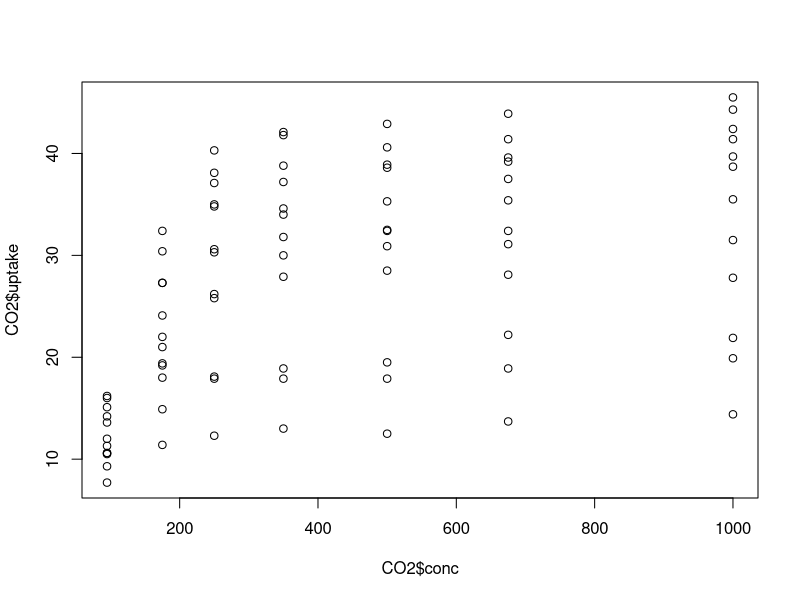
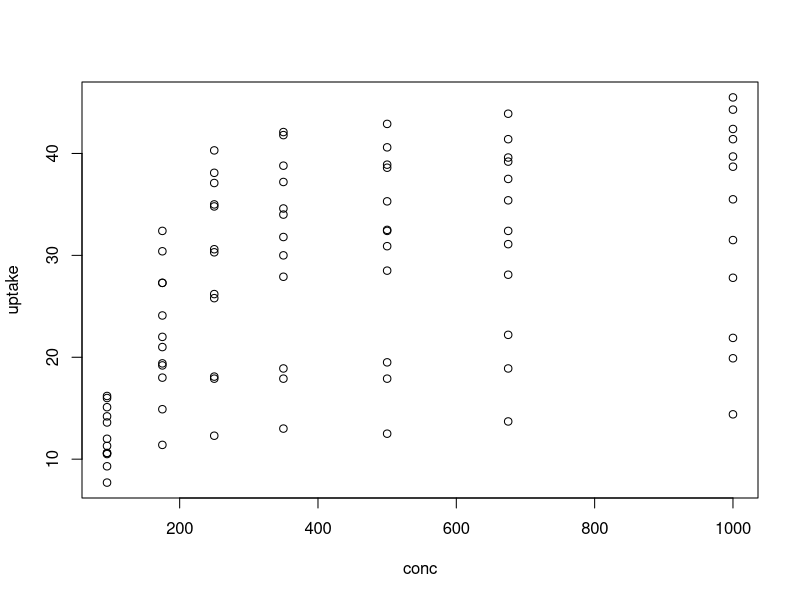
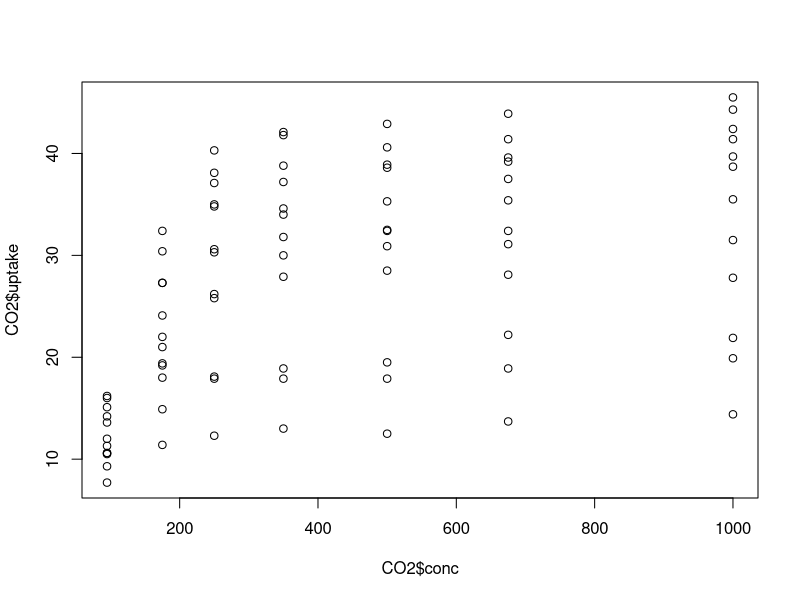
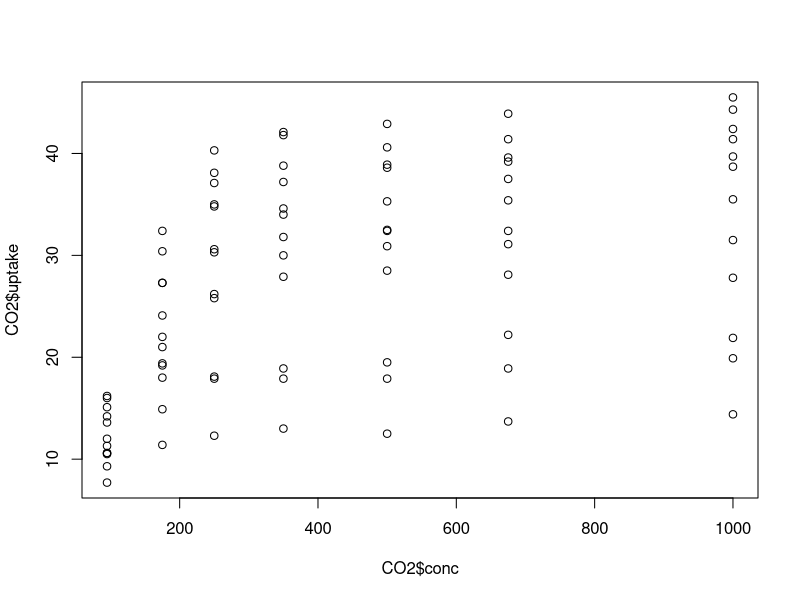
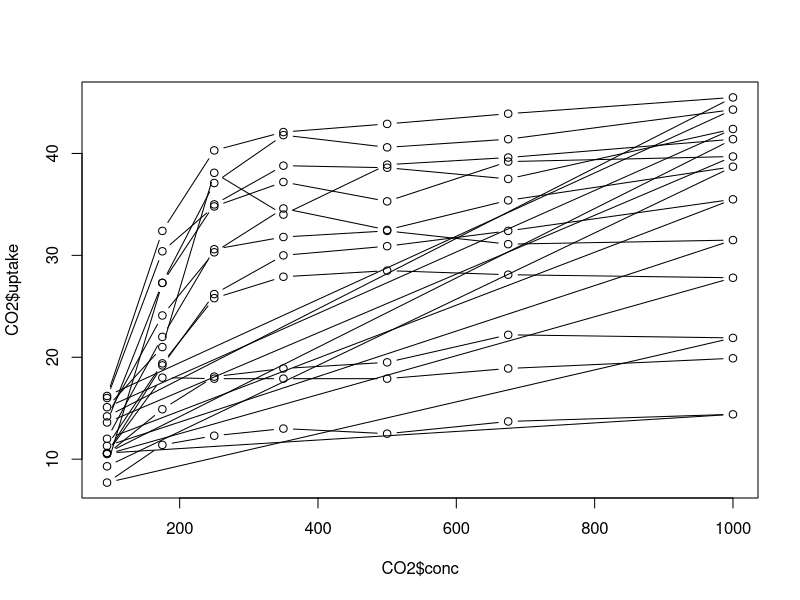
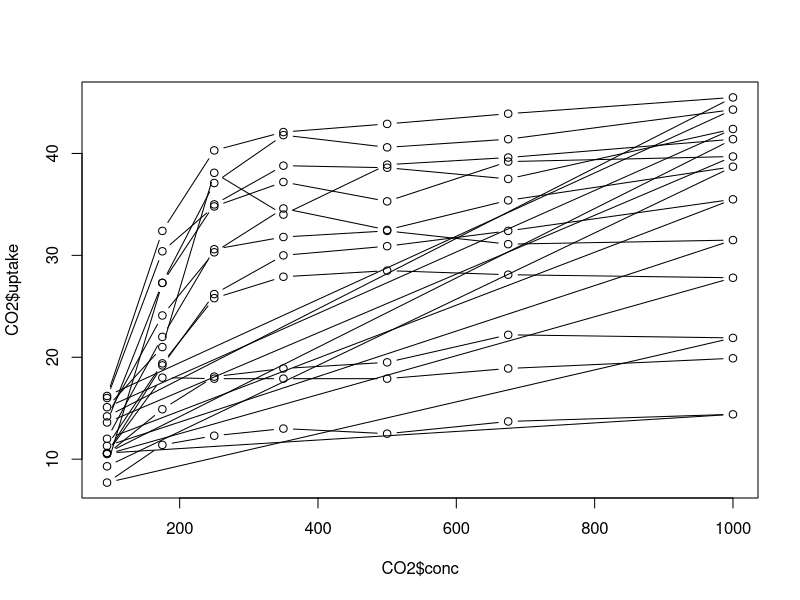

Write R code to recreate these figures, in order. (Note: this script raises an error after producing the figures.)
#notes 20191009

#data()
CO2 <- CO2
head(CO2)
?CO2

plot(y = CO2$uptake,
     x = CO2$conc)

plot(uptake~conc, data = CO2)
plot(CO2$uptake~CO2$conc)
plot(CO2$conc, CO2$uptake)
?plot

plot(CO2$uptake~CO2$conc,
     type = "b")

plot(y = CO2$uptake,
     type = "b",
     x = CO2$conc
     )

plot(CO2$uptake,
     "b",
     CO2$conc
) #order matters if variables aren't specified explicitly.


